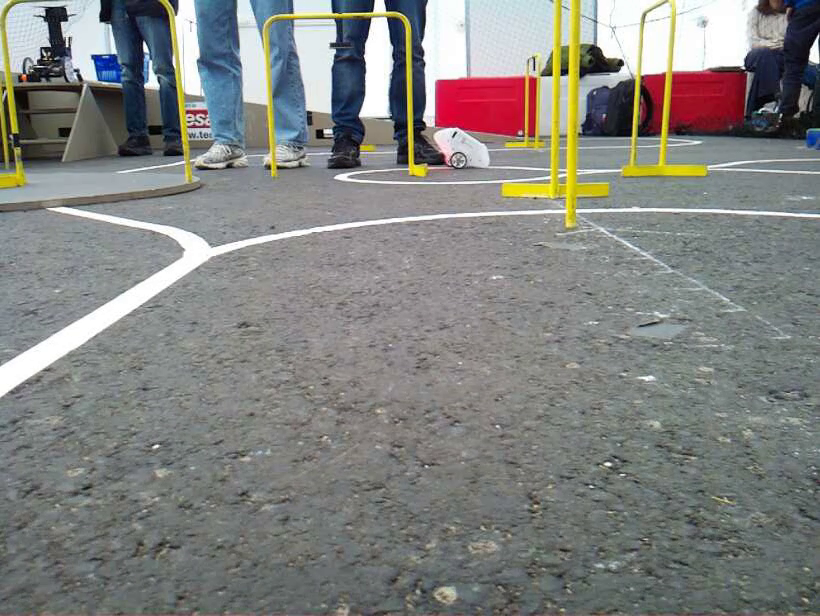
#> input picture frame 2 of mqtt_python/recordings/test1/video.mp4, 820 x 616 px
$ python sekf-slam.py
#> lines starting #> are read from the running program, lines starting #| are printed output that depends on the picture; after the words box and inside, x2 and y2 are one past the last pixel; in counts of white or black regions, pixels touching at a corner belong together
### mqtt_python/sground.py
"""
sground.py
=============================================================================
Ground plane projection module.

Converts a pixel (u, v) in the distorted camera image into a 2D point
(X, Y) in the robot's coordinate frame on the ground plane (Z = 0).

Robot coordinate frame (right-hand, Z up):
    X = forward  (robot's driving direction)
    Y = left
    Z = up

Camera frame (OpenCV convention):
    x = right
    y = down
    z = into scene (optical axis)

Three extrinsic angles:
    tilt (pitch) - camera looks downward, positive = more down
    roll         - camera rotates around optical axis, positive = clockwise
                   when viewed from behind. Non-zero roll causes the Y values
                   of centre-column pixels to drift away from zero.

Usage:
    python3 vision/sground.py --params calibration/camera_params.npz
"""

import numpy as np
import cv2
import os
import sys

# --- EXTRINSICS --------------------------------------------------------------------------
try:
    from calibration.camera_extrinsics import (
        CAMERA_HEIGHT_M   as DEFAULT_CAMERA_HEIGHT_M,
        CAMERA_TILT_DEG   as DEFAULT_CAMERA_TILT_DEG,
        CAMERA_X_OFFSET_M as DEFAULT_CAMERA_X_OFFSET_M,
        CAMERA_Y_OFFSET_M as DEFAULT_CAMERA_Y_OFFSET_M,
    )
    try:
        from calibration.camera_extrinsics import CAMERA_ROLL_DEG as DEFAULT_CAMERA_ROLL_DEG
    except ImportError:
        DEFAULT_CAMERA_ROLL_DEG = 0.0
    print("% SGround: extrinsics loaded from calibration/camera_extrinsics.py")
except ImportError:
    DEFAULT_CAMERA_HEIGHT_M   = 0.185
    DEFAULT_CAMERA_TILT_DEG   = 25.0
    DEFAULT_CAMERA_ROLL_DEG   = 0.0
    DEFAULT_CAMERA_X_OFFSET_M = 0.02
    DEFAULT_CAMERA_Y_OFFSET_M = -0.005
    print("% SGround: WARNING - camera_extrinsics.py not found, using hardcoded defaults")


class SGround:
    camera_matrix = None
    dist_coeffs   = None
    img_size      = None

    camera_height = DEFAULT_CAMERA_HEIGHT_M
    camera_tilt   = DEFAULT_CAMERA_TILT_DEG
    camera_roll   = DEFAULT_CAMERA_ROLL_DEG
    x_offset      = DEFAULT_CAMERA_X_OFFSET_M
    y_offset      = DEFAULT_CAMERA_Y_OFFSET_M

    _R_c2r = None   # 3×3 rotation: camera frame --> robot frame (includes roll)
    _t_cam = None   # camera centre in robot frame (3,)

    last_X    = 0.0
    last_Y    = 0.0
    last_dist = 0.0
    ready     = False


    def setup(self, params_path: str = None,
              camera_height: float = None,
              camera_tilt:   float = None,
              camera_roll:   float = None,
              x_offset:      float = None,
              y_offset:      float = None):
        if params_path is None:
            params_path = os.path.join(os.path.dirname(__file__), 'calibration', 'camera_params.npz')
        if not os.path.isfile(params_path):
            print(f"% SGround: ERROR — calibration file not found: {params_path}")
            return

        data = np.load(params_path)
#> (reads mqtt_python/calibration/camera_params.npz from the repository)
        self.camera_matrix = data['camera_matrix']
        self.dist_coeffs   = data['dist_coeffs']
        self.img_size      = tuple(data['img_size'].tolist())

        print(f"% SGround: loaded intrinsics from {params_path}")
        print(f"%           image size : {self.img_size[0]}×{self.img_size[1]} px")
        print(f"%           fx={self.camera_matrix[0,0]:.2f}  "
              f"fy={self.camera_matrix[1,1]:.2f}  "
              f"cx={self.camera_matrix[0,2]:.2f}  "
              f"cy={self.camera_matrix[1,2]:.2f}")

        if camera_height is not None:
            self.camera_height = camera_height
        if camera_tilt is not None:
            self.camera_tilt = camera_tilt
        if camera_roll is not None:
            self.camera_roll = camera_roll
        if x_offset is not None:
            self.x_offset = x_offset
        if y_offset is not None:
            self.y_offset = y_offset

        self._build_geometry()
        self.ready = True

        print(f"% SGround: extrinsics - "
              f"height={self.camera_height*100:.1f}cm  "
              f"tilt={self.camera_tilt:.1f}  "
              f"roll={self.camera_roll:.1f}  "
              f"x_off={self.x_offset*100:.1f}cm  "
              f"y_off={self.y_offset*100:.1f}cm")
        print("% SGround: ready")

    # -----------------------------------------------------------------------------

    def _build_geometry(self):
        """
        Build R_c2r = R_tilt_c2r @ R_roll_cam

        R_tilt_c2r maps camera axes (assuming no roll) to robot frame.
        R_roll_cam rotates rays within the camera frame before that mapping.

        Roll is rotation around the optical axis (z_cam).
        Positive roll = camera rotates clockwise when viewed from behind,
        which shifts the apparent ground Y of centre-column pixels.

        R_roll (around z, in camera frame):
            [ cos γ  -sin γ  0 ]
            [ sin γ   cos γ  0 ]
            [ 0       0      1 ]
        """
        α = np.radians(self.camera_tilt)
        γ = np.radians(self.camera_roll)

        # Tilt: camera axes in robot frame (roll = 0 baseline)
        x_cam_r = np.array([0.0, -1.0, 0.0])               # camera right  -> robot -Y
        z_cam_r = np.array([np.cos(α), 0.0, -np.sin(α)])   # optical axis  -> forward+down
        y_cam_r = np.cross(z_cam_r, x_cam_r)
        y_cam_r /= np.linalg.norm(y_cam_r)

        R_tilt = np.column_stack([x_cam_r, y_cam_r, z_cam_r])

        # Roll: rotation around optical axis in camera frame
        R_roll = np.array([
            [ np.cos(γ), -np.sin(γ), 0.0],
            [ np.sin(γ),  np.cos(γ), 0.0],
            [ 0.0,        0.0,       1.0],
        ])

        # Combined, first apply roll in camera frame, then tilt to robot frame
        self._R_c2r = R_tilt @ R_roll

        self._t_cam = np.array([self.x_offset,
                                 self.y_offset,
                                 self.camera_height])

   # -----------------------------------------------------------------------------

    # [184 lines left out: functions set_robot_pitch, pixel_to_ground, pixel_to_ground_at_z, ray_at_distance, pixel_ray_robot, pixels_to_ground and 2 more, not called in this run]

    def terminate(self):
        print("% SGround: terminated")


ground = SGround()


# Standalone sanity test
# [38 lines that do not run on import are left out]

### mqtt_python/ssources.py
#!/usr/bin/env python3
"""
ssources.py
=============================================================================
Shared camera / data source abstractions for SLAM and AMCL runners.

Four source types:
    LiveSource   — live MJPEG stream + MQTT odometry from the robot
    VideoSource  — recorded video.mp4 + kalman_log.jsonl
    ImagesSource — folder of JPEG snapshots + optional kalman log
    SingleImageSource — one image file

All sources yield FrameInfo objects via their .frames() generator.

Usage:
    from ssources import build_source, FrameInfo
    source = build_source(args)   # args from argparse
    source.setup()
    for info in source.frames():
        ...
    source.release()
=============================================================================
"""

from __future__ import annotations

import json
import time
from pathlib import Path
from typing import Iterator, Optional

import cv2
import numpy as np


# =============================================================================
# FrameInfo — one frame's worth of data from any source
# =============================================================================

class FrameInfo:
    """One iteration's worth of data from any source."""
    __slots__ = ('frame', 'v', 'omega', 'dt',
                 'ref_x', 'ref_y', 'ref_yaw', 'ref_pitch',
                 'has_ref', 'frame_idx', 'source_name')

    def __init__(self):
        self.frame:       Optional[np.ndarray] = None
        self.v:           float = 0.0
        self.omega:       float = 0.0
        self.dt:          float = 0.0
        self.ref_x:       float = 0.0
        self.ref_y:       float = 0.0
        self.ref_yaw:     float = 0.0
        self.ref_pitch:   float = 0.0   # robot body pitch (rad), for slope correction
        self.has_ref:     bool  = False
        self.frame_idx:   int   = 0
        self.source_name: str   = ''


# =============================================================================
# Kalman log loader
# =============================================================================

# [33 lines left out: function load_kalman_log, not called in this run]


# =============================================================================
# Live source
# =============================================================================

class LiveSource:
    """
    Yields frames from the robot MJPEG stream.
    Odometry comes from the Kalman MQTT topic when available.
    """

    # [92 lines left out: functions __init__, setup, _start_mqtt, frames, not called in this run]

    def release(self):
        if self._cap:
            self._cap.release()


# =============================================================================
# Video source
# =============================================================================

class VideoSource:
    """
    Yields frames from a recorded video.mp4 synchronised with
    kalman_log.jsonl for ground-truth and odometry.
    """

    def __init__(self, session_dir: Path, speed: float = 1.0):
        self._dir    = Path(session_dir)
        self._speed  = max(0.1, speed)
        self._cap    = None
        self._log    = []
        self._fps    = 8.0
        self._log_t0 = 0.0

    def setup(self):
        video_path = self._dir / 'video.mp4'
        log_path   = self._dir / 'kalman_log.jsonl'

        if not video_path.exists():
            raise FileNotFoundError(f"No video.mp4 in {self._dir}")

        self._cap = cv2.VideoCapture(str(video_path))
        if not self._cap.isOpened():
            raise RuntimeError(f"Cannot open {video_path}")

        self._fps = self._cap.get(cv2.CAP_PROP_FPS) or 8.0
        total     = int(self._cap.get(cv2.CAP_PROP_FRAME_COUNT))
        print(f"% VideoSource: {video_path.name}  fps={self._fps:.1f}  frames={total}")

        if log_path.exists():
            self._log = load_kalman_log(log_path)
            if self._log:
                self._log_t0 = self._log[0]['t']
                span = self._log[-1]['t'] - self._log_t0
                print(f"% VideoSource: {len(self._log)} kalman entries  span={span:.1f}s")
            else:
                print("% VideoSource: kalman_log.jsonl is empty")
        else:
            print("% VideoSource: no kalman_log.jsonl -- odometry disabled")

    def frames(self) -> Iterator[FrameInfo]:
        idx     = 0
        log_idx = 0
        frame_dt = 1.0 / self._fps

        while True:
            ret, frame = self._cap.read()
            if not ret:
                print("% VideoSource: end of video")
                break

            info             = FrameInfo()
            info.frame       = frame
            info.dt          = frame_dt
            info.frame_idx   = idx
            info.source_name = f'video:{self._dir.name}'

            if self._log:
                target_t = self._log_t0 + idx / self._fps
                while (log_idx + 1 < len(self._log) and
                       abs(self._log[log_idx + 1]['t'] - target_t) <
                       abs(self._log[log_idx    ]['t'] - target_t)):
                    log_idx += 1
                entry        = self._log[log_idx]
                info.ref_x     = entry['kx']
                info.ref_y     = entry['ky']
                info.ref_yaw   = entry['kyaw']
                info.ref_pitch = entry.get('kpitch', 0.0)
                info.has_ref   = True
                info.v       = entry['enc_v']
                info.omega   = entry['enc_om']
                info.dt      = max(entry['dt'], 1.0 / self._fps)

            idx += 1
            yield info
            time.sleep(frame_dt / self._speed)

    def release(self):
        if self._cap:
            self._cap.release()


# =============================================================================
# Images source
# =============================================================================

class ImagesSource:
    """
    Yields frames from a folder of JPEG images (sorted by name).
    Optional kalman_log.jsonl or per-image .json sidecars for ground truth.
    """

    # [56 lines left out: functions __init__, setup, frames, not called in this run]

    def release(self):
        pass


# =============================================================================
# Single-image source
# =============================================================================

class SingleImageSource:
    def __init__(self, path: str):
        self._path = Path(path)

    # [34 lines left out: functions setup, frames, not called in this run]

    def release(self):
        pass


# =============================================================================
# Factory
# =============================================================================

def build_source(args):
    """Build the right source from parsed argparse args."""
    src = args.source.lower()
    speed = getattr(args, 'speed', 1.0)

    if src == 'live':
        return LiveSource(host=args.host, cam_port=args.cam_port)
    elif src == 'video':
        if not args.path:
            raise ValueError("--source video requires --path <session_dir>")
        return VideoSource(session_dir=Path(args.path), speed=speed)
    elif src == 'images':
        if not args.path:
            raise ValueError("--source images requires --path <folder>")
        return ImagesSource(folder=Path(args.path), speed=speed)
    elif src == 'image':
        if not args.path:
            raise ValueError("--source image requires --path <file>")
        return SingleImageSource(path=args.path)
    else:
        raise ValueError(f"Unknown --source '{src}'. Choose: live | video | images | image")

### mqtt_python/sekf-slam.py
#!/usr/bin/env python3
from __future__ import annotations

import argparse
import json
import math
import time
from dataclasses import asdict, dataclass
from pathlib import Path
from typing import Optional

import cv2
import numpy as np

from sground import ground
from ssources import build_source

try:
    import matplotlib.pyplot as plt
except Exception:
    plt = None

try:
    from paho.mqtt import client as mqtt_client
except Exception:
    mqtt_client = None


DEFAULT_SOURCE = "video"
DEFAULT_SESSION = Path(__file__).resolve().parent / "recordings" / "test1"
PARAMS_PATH = Path(__file__).resolve().parent / "calibration" / "camera_params.npz"

# Tape extraction
WHITE_V_MIN = 160
WHITE_S_MAX = 60
BINARY_THRESHOLD = 200
ROI_TOP_FRACTION = 0.45
MIN_BLOB_AREA = 120
MIN_CONTOUR_AREA = 150
MIN_ASPECT_RATIO = 1.5
MASK_OPEN_KERNEL_SIZE = 3
MASK_CLOSE_KERNEL_SIZE = 5
SHADOW_FILL_KERNEL_SIZE = 9

# Slope-aware 3D point extraction
TAPE_WIDTH_M = 0.02
WIDTH_SEARCH_LIMIT_PX = 40
MAX_LINE_FIT_ERROR_PX = 2.5
MIN_WIDTH_PIXELS_FOR_RANGE = 6.0
GROUND_Z_M = 0.0

# Harris corners
HARRIS_MAX_CORNERS = 40
HARRIS_QUALITY_LEVEL = 0.08
HARRIS_MIN_DISTANCE_PX = 12
HARRIS_BLOCK_SIZE = 3
HARRIS_K = 0.04

# From-scratch SLAM
ASSOCIATION_RADIUS_XY_M = 0.18
ASSOCIATION_RADIUS_Z_M = 0.18
POSE_BLEND = 0.35
MAX_POSE_CORRECTION_DIST_M = 0.50
MAX_POSE_CORRECTION_YAW_RAD = math.radians(20.0)
MIN_MATCHES_FOR_CORRECTION = 2
DEFAULT_START_X = 0.235
DEFAULT_START_Y = 4.775
DEFAULT_START_YAW = 0.0
VISION_TOPIC = "robobot/drive/T0/vision_pose"


@dataclass
class Landmark:
    landmark_id: int
    x: float
    y: float
    z: float
    count: int
    last_seen: int


def wrap_angle(angle_rad: float) -> float:
    return (angle_rad + math.pi) % (2.0 * math.pi) - math.pi


def remove_small_blobs(mask: np.ndarray, area_threshold: int) -> np.ndarray:
    n_labels, labels, stats, _ = cv2.connectedComponentsWithStats(mask, connectivity=8)
    clean = np.zeros_like(mask)
    for label in range(1, n_labels):
        area = int(stats[label, cv2.CC_STAT_AREA])
        if area >= area_threshold:
            clean[labels == label] = 255
    return clean


def detect_harris_points(mask_roi: np.ndarray) -> list[tuple[float, float]]:
    corners = cv2.goodFeaturesToTrack(
        mask_roi,
        maxCorners=HARRIS_MAX_CORNERS,
        qualityLevel=HARRIS_QUALITY_LEVEL,
        minDistance=HARRIS_MIN_DISTANCE_PX,
        mask=mask_roi,
        blockSize=HARRIS_BLOCK_SIZE,
        useHarrisDetector=True,
        k=HARRIS_K,
    )
    if corners is None:
        return []
    return [tuple(pt[0]) for pt in corners]


def contour_line_geometry(contour: np.ndarray) -> Optional[dict]:
    if len(contour) < 5:
        return None

    fit = cv2.fitLine(contour, cv2.DIST_L2, 0, 0.01, 0.01)
    vx = float(fit[0, 0])
    vy = float(fit[1, 0])
    x0 = float(fit[2, 0])
    y0 = float(fit[3, 0])
    tangent = np.array([vx, vy], dtype=float)
    tangent_norm = float(np.linalg.norm(tangent))
    if tangent_norm < 1e-6:
        return None
    tangent /= tangent_norm
    width_axis = np.array([-tangent[1], tangent[0]], dtype=float)

    pts = contour.reshape(-1, 2).astype(float)
    offsets = pts - np.array([x0, y0], dtype=float)
    fit_error = float(np.mean(np.abs(offsets[:, 0] * tangent[1] - offsets[:, 1] * tangent[0])))
    if fit_error > MAX_LINE_FIT_ERROR_PX:
        return None

    return {"width_axis": width_axis, "fit_error": fit_error}


# [80 lines left out: functions measure_tape_edges, estimate_range_from_tape_width, project_pixel_to_3d, not called in this run]


def add_status_lines(frame: np.ndarray, lines: list[str]) -> None:
    for idx, line in enumerate(lines):
        cv2.putText(
            frame,
            line,
            (8, 20 + idx * 18),
            cv2.FONT_HERSHEY_PLAIN,
            1.1,
            (0, 255, 255),
            1,
        )


class TapeFeatureExtractor:
    def extract(
        self, frame: np.ndarray, pitch_rad: float
    ) -> tuple[np.ndarray, list[tuple[float, float, float]], list[tuple[float, float]]]:
#> called with pitch_rad = 0
        img_h, img_w = frame.shape[:2]
        roi_top = int(img_h * ROI_TOP_FRACTION)
        roi = frame[roi_top:, :]
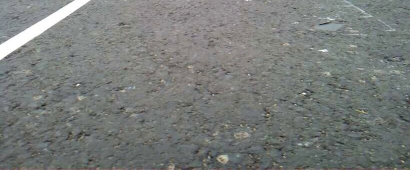
#> roi: shape (339, 820, 3) (shown at 1/2 size); mean B, G, R 121.3, 123.7, 120.5

        open_kernel = cv2.getStructuringElement(
            cv2.MORPH_RECT, (MASK_OPEN_KERNEL_SIZE, MASK_OPEN_KERNEL_SIZE)
        )
        close_kernel = cv2.getStructuringElement(
            cv2.MORPH_RECT, (MASK_CLOSE_KERNEL_SIZE, MASK_CLOSE_KERNEL_SIZE)
        )
        shadow_fill_kernel = cv2.getStructuringElement(
            cv2.MORPH_RECT, (SHADOW_FILL_KERNEL_SIZE, SHADOW_FILL_KERNEL_SIZE)
        )

        blurred = cv2.GaussianBlur(roi, (5, 5), 0)
        hsv = cv2.cvtColor(blurred, cv2.COLOR_BGR2HSV)
#> hsv: shape (339, 820, 3); mean H, S, V 66.5, 13.5, 124.8
        mask = cv2.inRange(hsv, (0, 0, WHITE_V_MIN), (180, WHITE_S_MAX, 255))
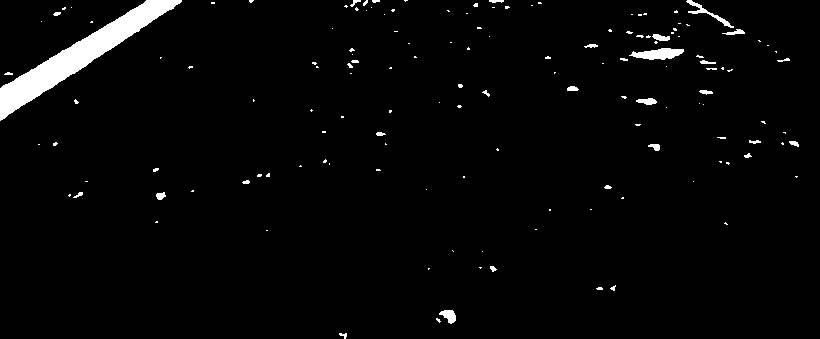
#> mask: shape (339, 820); 2.6% white; 146 white regions (117 under 20 px), largest, box (x1, y1, x2, y2) and area: (0, 0, 182, 121) 4708, (629, 48, 684, 60) 424, (686, 0, 734, 28) 227
        mask = cv2.morphologyEx(mask, cv2.MORPH_OPEN, open_kernel)
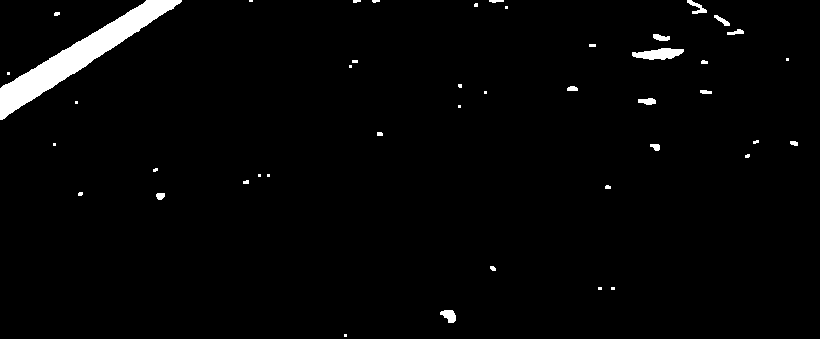
#> mask: shape (339, 820); 2.3% white; 44 white regions (22 under 20 px), largest, box (x1, y1, x2, y2) and area: (0, 0, 182, 120) 4707, (632, 48, 684, 60) 419, (440, 310, 456, 323) 141
        mask = cv2.morphologyEx(mask, cv2.MORPH_CLOSE, close_kernel)
#> mask: shape (339, 820); 2.3% white; 44 white regions (22 under 20 px), largest, box (x1, y1, x2, y2) and area: (0, 0, 182, 120) 4713, (632, 48, 684, 60) 423, (440, 310, 456, 323) 141
        mask = remove_small_blobs(mask, MIN_BLOB_AREA)
#> in remove_small_blobs, `n_labels, labels, stats, _ = cv2.connectedComponentsWithStats(mask, co..`:
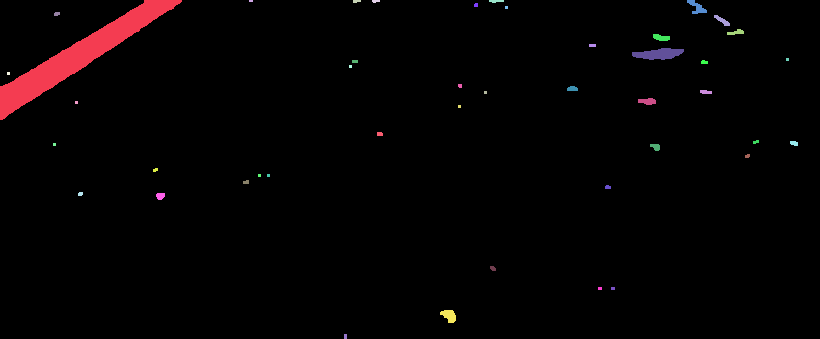
#> labels: shape (339, 820) int32; 45 distinct labels, from 0 to 44; one colour per label, 0 black
#> in remove_small_blobs, `n_labels, labels, stats, _ = cv2.connectedComponentsWithStats(mask, co..`: n_labels = 45; stats = 45 rows, first 6: [0, 0, 820, 339, 271550], [0, 0, 182, 120, 4713], [249, 0, 4, 2, 8], [353, 0, 8, 3, 20], [372, 0, 8, 3, 19], [489, 0, 15, 3, 34]
#> the loop in remove_small_blobs, `for label in range(1, n_labels):` made 44 passes
#> area on passes 1, 3, 5, 6, 9, 10, 11, 12: 4713, 20, 34, 130, 21, 73, 62, 87
#> after the loop in remove_small_blobs, `for label in range(1, n_labels):`:
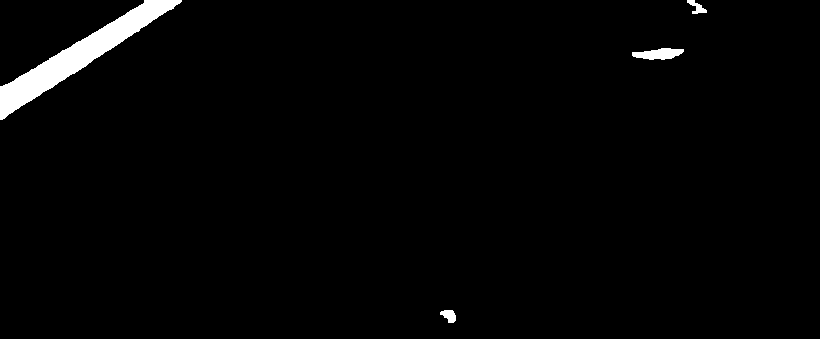
#> clean: shape (339, 820); 1.9% white; 4 white regions, box (x1, y1, x2, y2) and area: (0, 0, 182, 120) 4713, (632, 48, 684, 60) 423, (440, 310, 456, 323) 141, (687, 0, 707, 14) 130

        white_lines = cv2.bitwise_and(roi, roi, mask=mask)
        gray_white_lines = cv2.cvtColor(white_lines, cv2.COLOR_BGR2GRAY)
        _, thresholded = cv2.threshold(
            gray_white_lines, BINARY_THRESHOLD, 255, cv2.THRESH_BINARY
        )
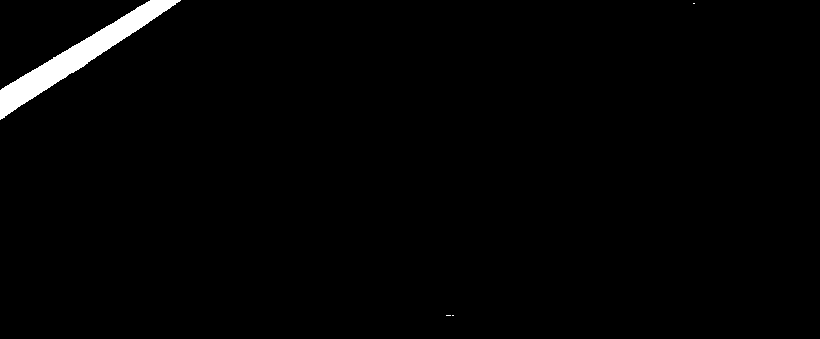
#> thresholded: shape (339, 820); 1.5% white; 4 white regions (3 under 20 px), largest, box (x1, y1, x2, y2) and area: (0, 0, 181, 120) 4242
        thresholded = cv2.morphologyEx(thresholded, cv2.MORPH_CLOSE, shadow_fill_kernel)
#> thresholded: shape (339, 820); 1.5% white; 3 white regions (2 under 20 px), largest, box (x1, y1, x2, y2) and area: (0, 0, 181, 120) 4266
        thresholded = cv2.medianBlur(thresholded, 5)
#> thresholded: shape (339, 820); 1.5% white; 1 white region, box (x1, y1, x2, y2) and area: (0, 0, 180, 120) 4265
#> (the rest of the program and of its run is left out)
